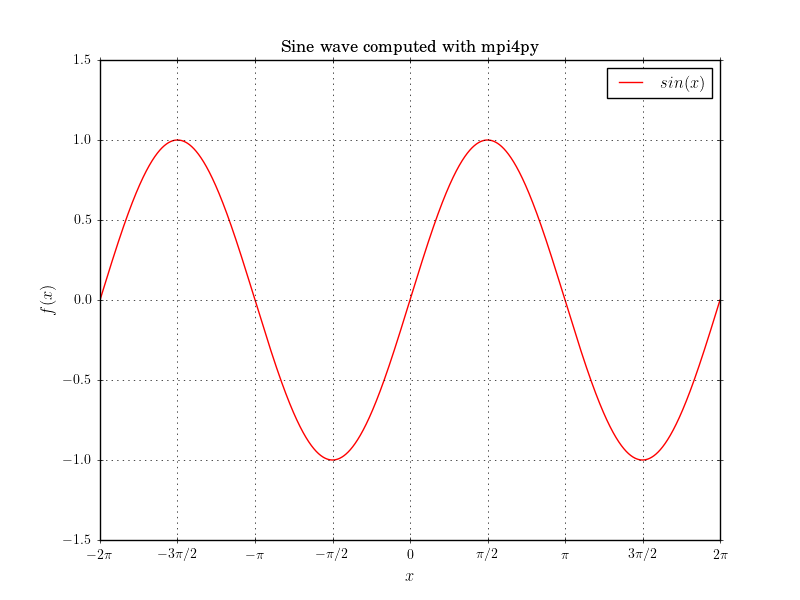

Here is the Python script that generated this plot:
#!/usr/bin/env python
# File: parallelwave.py
# Name: D.Saravanan
# Date: 25/10/2022

""" Script to compute sine wave with mpi4py """

from mpi4py import MPI
import numpy as np
import matplotlib.pyplot as plt

plt.style.use("classic")
plt.rc("text", usetex="True")
plt.rc("pgf", texsystem="pdflatex")
plt.rc("font", family="serif", weight="normal", size=10)
plt.rc("axes", labelsize=12, titlesize=12)
plt.rc("figure", titlesize=12)


def formatfunc(value, tick_number):
    N = int(np.round(2 * value / np.pi))
    if N == 0:
        return r"$0$"
    elif N == 1:
        return r"$\pi/2$"
    elif N == -1:
        return r"$-\pi/2$"
    elif N == 2:
        return r"$\pi$"
    elif N == -2:
        return r"$-\pi$"
    elif N % 2 > 0 or N % 2 < 0:
        return r"${0}\pi/2$".format(N)
    else:
        N = N // 2
        return r"${0}\pi$".format(N)


def main():

    comm = MPI.COMM_WORLD
    rank = comm.Get_rank()
    size = comm.Get_size()

    N = 10000000

    xval = np.linspace(-2 * np.pi, 2 * np.pi, N)
    workloads = [len(xval) // size for _ in range(size)]

    for n in range(len(xval) % size):
        workloads[n] += 1

    sload = 0
    for n in range(rank):
        sload += workloads[n]
    eload = sload + workloads[rank]

    wave = np.sin(xval[sload:eload])

    rwave = np.zeros(len(xval), dtype=np.float64)
    comm.Gatherv(wave, rwave, 0)

    if rank == 0:
        fig, ax = plt.subplots()
        ax.plot(xval, rwave, "r", lw=1, label=r"$sin(x)$")
        ax.grid(True, which="both")
        ax.legend(loc="best")
        ax.xaxis.set_major_locator(plt.MultipleLocator(np.pi / 2))
        ax.xaxis.set_major_formatter(plt.FuncFormatter(formatfunc))
        ax.tick_params(which="major", direction="inout")
        ax.set(xlim=(-2 * np.pi, 2 * np.pi), ylim=(-1.5, 1.5))
        ax.set(xlabel="$x$", ylabel="$f(x)$")
        ax.set_title(r"Sine wave computed with mpi4py")
        plt.savefig("parallelwave.png", dpi=100)


if __name__ == "__main__":
    main()
